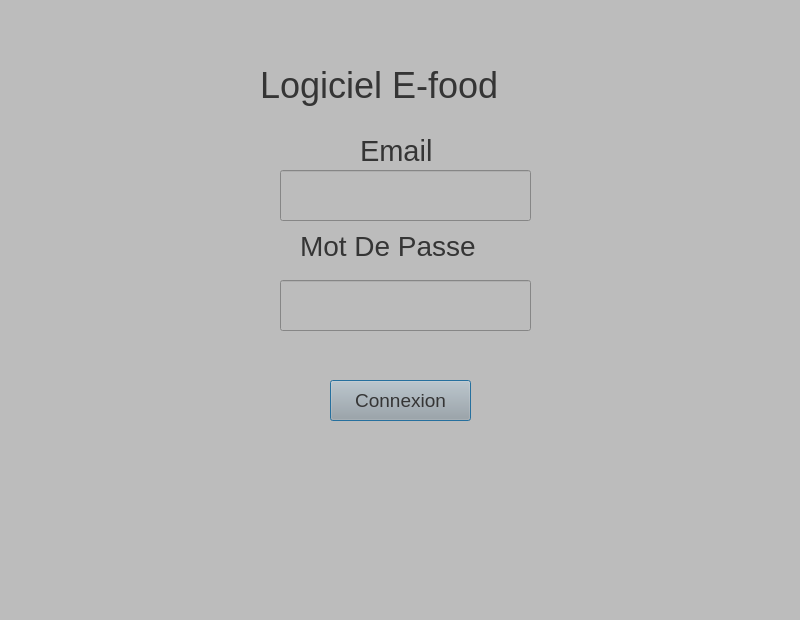
<?xml version="1.0" encoding="UTF-8"?>
<ui version="4.0">
 <class>Dialog</class>
 <widget class="QDialog" name="Dialog">
  <property name="geometry">
   <rect>
    <x>0</x>
    <y>0</y>
    <width>800</width>
    <height>620</height>
   </rect>
  </property>
  <property name="windowTitle">
   <string>Dialog</string>
  </property>
  <property name="styleSheet">
   <string notr="true">background-color: rgb(188, 188, 188)</string>
  </property>
  <widget class="QLabel" name="label">
   <property name="geometry">
    <rect>
     <x>260</x>
     <y>50</y>
     <width>291</width>
     <height>71</height>
    </rect>
   </property>
   <property name="styleSheet">
    <string notr="true">color:rgb(53, 53, 53); font-size:27pt;</string>
   </property>
   <property name="text">
    <string>Logiciel E-food</string>
   </property>
  </widget>
  <widget class="QLabel" name="label_2">
   <property name="geometry">
    <rect>
     <x>360</x>
     <y>130</y>
     <width>91</width>
     <height>41</height>
    </rect>
   </property>
   <property name="styleSheet">
    <string notr="true">font-size:22pt; color:rgb(53, 53, 53)</string>
   </property>
   <property name="text">
    <string>Email</string>
   </property>
  </widget>
  <widget class="QLineEdit" name="email">
   <property name="geometry">
    <rect>
     <x>280</x>
     <y>170</y>
     <width>251</width>
     <height>51</height>
    </rect>
   </property>
   <property name="styleSheet">
    <string notr="true">font-size:14pt; color:rgb(53, 53, 53)</string>
   </property>
   <property name="text">
    <string/>
   </property>
  </widget>
  <widget class="QLineEdit" name="password">
   <property name="geometry">
    <rect>
     <x>280</x>
     <y>280</y>
     <width>251</width>
     <height>51</height>
    </rect>
   </property>
   <property name="styleSheet">
    <string notr="true">font-size:14pt; color:rgb(53, 53, 53)</string>
   </property>
   <property name="text">
    <string/>
   </property>
  </widget>
  <widget class="QLabel" name="label_3">
   <property name="geometry">
    <rect>
     <x>300</x>
     <y>230</y>
     <width>211</width>
     <height>31</height>
    </rect>
   </property>
   <property name="styleSheet">
    <string notr="true">font-size:21pt; color:rgb(53, 53, 53)</string>
   </property>
   <property name="text">
    <string>Mot De Passe</string>
   </property>
  </widget>
  <widget class="QPushButton" name="loginbutton">
   <property name="geometry">
    <rect>
     <x>330</x>
     <y>380</y>
     <width>141</width>
     <height>41</height>
    </rect>
   </property>
   <property name="styleSheet">
    <string notr="true">background-color: rgb(167, 168, 167); font-size:14pt; color:rgb(53, 53, 53)</string>
   </property>
   <property name="text">
    <string>Connexion</string>
   </property>
  </widget>
 </widget>
 <resources/>
 <connections/>
</ui>
